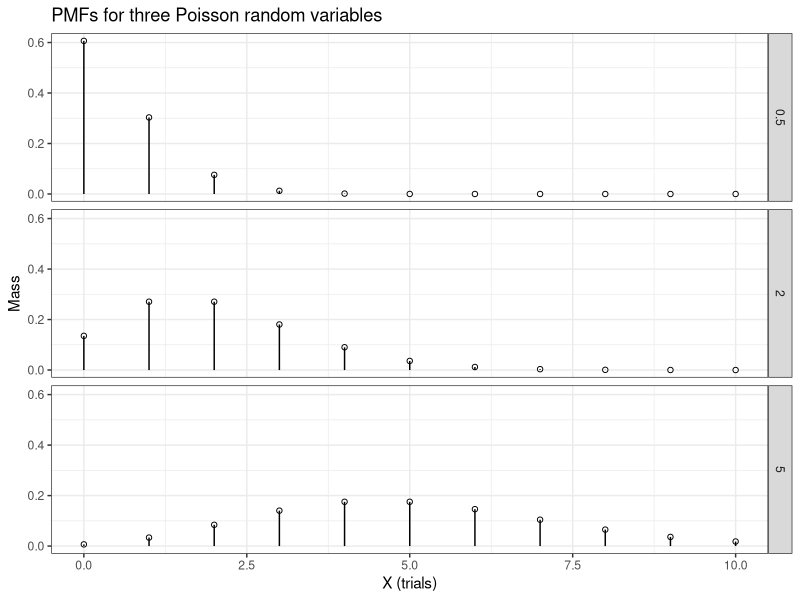

Here is the R script that generated this plot:
library(tidyverse)
## Setup 
# Define x trials
x <- seq(0,10)
# Pass vector for lambda
lambda <- c(.5,2,5)

pmfb_poisson <- expand.grid(trials = x,
                            lambda = lambda) %>% 
  mutate(prob = dpois(trials, lambda))


pmfb_poisson %>% ggplot(aes(x = trials, y = prob)) +
  geom_point(shape = 21, fill = "white", color = "black") +
  geom_segment(aes(xend = trials, yend = 0)) +
  facet_wrap(~ lambda, ncol = 1, strip.position = "right") +
  labs(
    title = "PMFs for three Poisson random variables",
    x = "X (trials)",
    y = "Mass"
  ) +
  theme_bw() 
